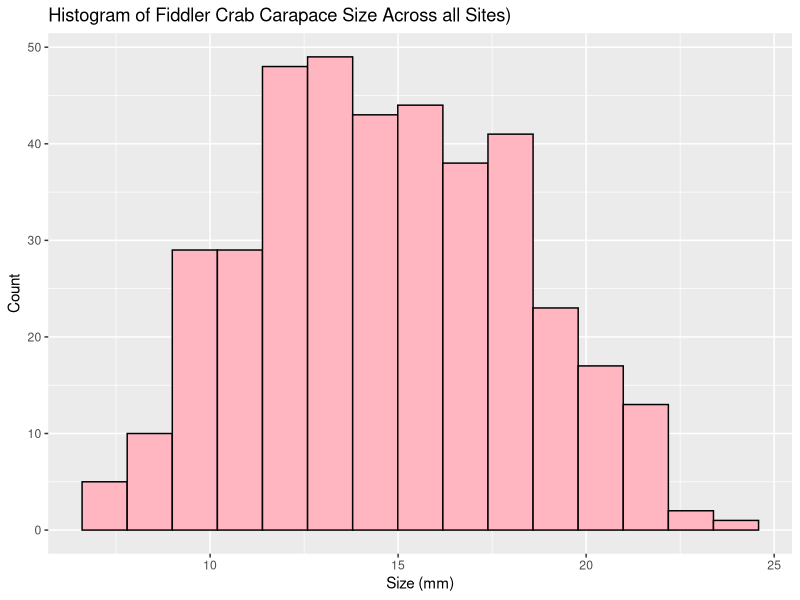
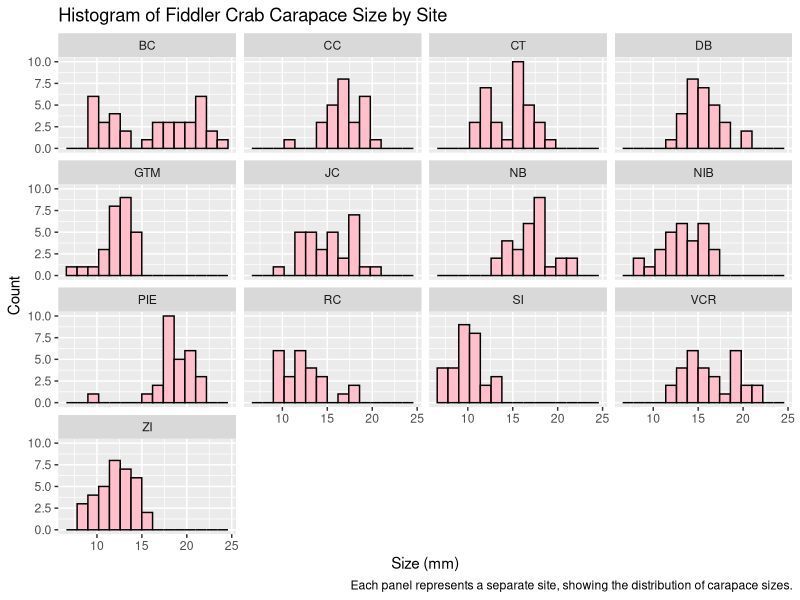

R code for these plots, in order:
## ---- chunk 1
knitr::opts_chunk$set(echo = TRUE)

# Load necessary packages.
library(here)
library(tidyverse)
library(viridis)
## ---- chunk 2
# Load necessary data.
crab_data <- read_csv(file=here("Labs/week2/pie_crab.csv"))
mean(crab_data$size)
median(crab_data$size)
sd(crab_data$size)
## ---- chunk 3
ggplot(data = crab_data, aes(x = size)) +
  geom_histogram(bins = 15, fill = "lightpink", color = "black") + 
  labs(x = "Size (mm)",
       y = "Count",
       title = "Histogram of Fiddler Crab Carapace Size Across all Sites)")
## ---- chunk 4
ggplot(data = crab_data, aes(x = size)) +
  geom_histogram(bins = 15, fill = "pink", color = "black") + 
  facet_wrap(~ site) +  # Create separate histograms for each site
  labs(x = "Size (mm)",
       y = "Count",
       title = "Histogram of Fiddler Crab Carapace Size by Site",
       caption = "Each panel represents a separate site, showing the distribution of carapace sizes.") 
